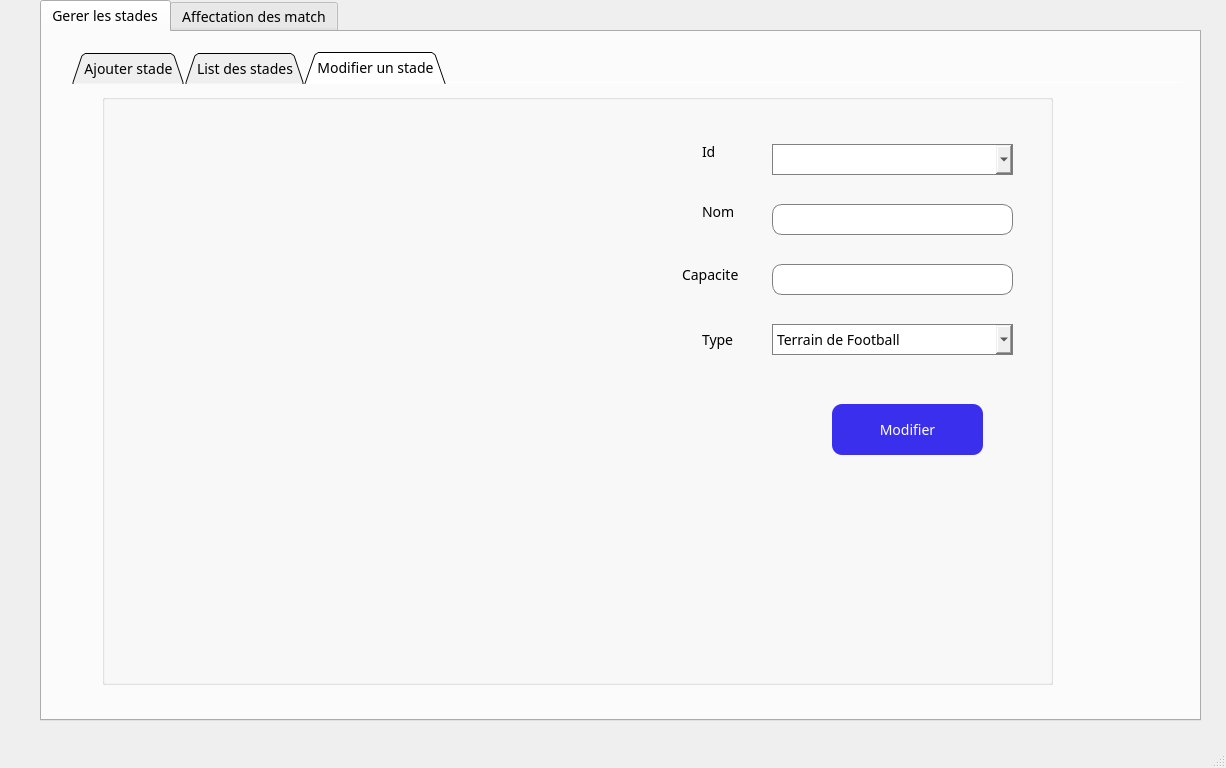
<?xml version="1.0" encoding="UTF-8"?>
<ui version="4.0">
 <class>MainWindow</class>
 <widget class="QMainWindow" name="MainWindow">
  <property name="geometry">
   <rect>
    <x>0</x>
    <y>0</y>
    <width>1226</width>
    <height>768</height>
   </rect>
  </property>
  <property name="windowTitle">
   <string>MainWindow</string>
  </property>
  <widget class="QWidget" name="centralwidget">
   <widget class="QTabWidget" name="tabWidget_2">
    <property name="geometry">
     <rect>
      <x>40</x>
      <y>0</y>
      <width>1161</width>
      <height>721</height>
     </rect>
    </property>
    <property name="styleSheet">
     <string notr="true">font-family: poppins; sans serif;
font-size: 14px;
</string>
    </property>
    <property name="currentIndex">
     <number>0</number>
    </property>
    <widget class="QWidget" name="tab_5">
     <attribute name="title">
      <string>Gerer les stades</string>
     </attribute>
     <widget class="QTabWidget" name="tabWidget">
      <property name="geometry">
       <rect>
        <x>30</x>
        <y>20</y>
        <width>1111</width>
        <height>661</height>
       </rect>
      </property>
      <property name="styleSheet">
       <string notr="true"/>
      </property>
      <property name="tabPosition">
       <enum>QTabWidget::North</enum>
      </property>
      <property name="tabShape">
       <enum>QTabWidget::Triangular</enum>
      </property>
      <property name="currentIndex">
       <number>2</number>
      </property>
      <property name="elideMode">
       <enum>Qt::ElideNone</enum>
      </property>
      <property name="documentMode">
       <bool>true</bool>
      </property>
      <property name="tabsClosable">
       <bool>false</bool>
      </property>
      <property name="movable">
       <bool>true</bool>
      </property>
      <property name="tabBarAutoHide">
       <bool>true</bool>
      </property>
      <widget class="QWidget" name="tab">
       <attribute name="title">
        <string>Ajouter stade</string>
       </attribute>
       <widget class="QGroupBox" name="groupBox">
        <property name="geometry">
         <rect>
          <x>20</x>
          <y>10</y>
          <width>991</width>
          <height>571</height>
         </rect>
        </property>
        <property name="styleSheet">
         <string notr="true">border-top-color: rgb(255, 255, 255);</string>
        </property>
        <property name="title">
         <string/>
        </property>
        <widget class="QLabel" name="label">
         <property name="geometry">
          <rect>
           <x>600</x>
           <y>50</y>
           <width>56</width>
           <height>31</height>
          </rect>
         </property>
         <property name="styleSheet">
          <string notr="true">font: 14pt &quot;Bahnschrift&quot;;</string>
         </property>
         <property name="text">
          <string>Id</string>
         </property>
        </widget>
        <widget class="QLabel" name="label_2">
         <property name="geometry">
          <rect>
           <x>600</x>
           <y>100</y>
           <width>56</width>
           <height>31</height>
          </rect>
         </property>
         <property name="styleSheet">
          <string notr="true">font: 14pt &quot;Bahnschrift&quot;;</string>
         </property>
         <property name="text">
          <string>Nom</string>
         </property>
        </widget>
        <widget class="QLabel" name="label_3">
         <property name="geometry">
          <rect>
           <x>570</x>
           <y>150</y>
           <width>91</width>
           <height>31</height>
          </rect>
         </property>
         <property name="styleSheet">
          <string notr="true">font: 14pt &quot;Bahnschrift&quot;;</string>
         </property>
         <property name="text">
          <string>Capacite</string>
         </property>
        </widget>
        <widget class="QLabel" name="label_4">
         <property name="geometry">
          <rect>
           <x>600</x>
           <y>200</y>
           <width>56</width>
           <height>31</height>
          </rect>
         </property>
         <property name="styleSheet">
          <string notr="true">font: 14pt &quot;Bahnschrift&quot;;</string>
         </property>
         <property name="text">
          <string>Type</string>
         </property>
        </widget>
        <widget class="QLineEdit" name="lineEdit_id">
         <property name="geometry">
          <rect>
           <x>670</x>
           <y>50</y>
           <width>251</width>
           <height>31</height>
          </rect>
         </property>
         <property name="styleSheet">
          <string notr="true">border: 1px solid gray;
border-radius: 10px;
font: 10pt &quot;Bahnschrift&quot;;</string>
         </property>
         <property name="text">
          <string/>
         </property>
        </widget>
        <widget class="QLineEdit" name="lineEdit_nom">
         <property name="geometry">
          <rect>
           <x>670</x>
           <y>100</y>
           <width>251</width>
           <height>31</height>
          </rect>
         </property>
         <property name="styleSheet">
          <string notr="true">border: 1px solid gray;
border-radius: 10px;
font: 10pt &quot;Bahnschrift&quot;;</string>
         </property>
        </widget>
        <widget class="QLineEdit" name="lineEdit_capacite">
         <property name="geometry">
          <rect>
           <x>670</x>
           <y>150</y>
           <width>251</width>
           <height>31</height>
          </rect>
         </property>
         <property name="styleSheet">
          <string notr="true">border: 1px solid gray;
border-radius: 10px;
font: 10pt &quot;Bahnschrift&quot;;</string>
         </property>
        </widget>
        <widget class="QPushButton" name="pb_ajouter">
         <property name="geometry">
          <rect>
           <x>770</x>
           <y>300</y>
           <width>151</width>
           <height>51</height>
          </rect>
         </property>
         <property name="styleSheet">
          <string notr="true">color: #fff;
background-color: #392fed; border: none;
border-radius: 10px;
icon-size: 30px;
font: 14pt &quot;Bahnschrift&quot;;</string>
         </property>
         <property name="text">
          <string>  Ajouter</string>
         </property>
         <property name="icon">
          <iconset>
           <normaloff>../../../Downloads/plus.png</normaloff>../../../Downloads/plus.png</iconset>
         </property>
         <property name="checkable">
          <bool>false</bool>
         </property>
        </widget>
        <widget class="QComboBox" name="comboBox">
         <property name="geometry">
          <rect>
           <x>670</x>
           <y>210</y>
           <width>251</width>
           <height>31</height>
          </rect>
         </property>
         <property name="styleSheet">
          <string notr="true">border: 1px solid gray;
font: 10pt &quot;Bahnschrift&quot;;</string>
         </property>
         <item>
          <property name="text">
           <string>Terrain de Football</string>
          </property>
         </item>
         <item>
          <property name="text">
           <string>Terrain de Handball</string>
          </property>
         </item>
        </widget>
        <widget class="QLabel" name="label_14">
         <property name="geometry">
          <rect>
           <x>-340</x>
           <y>0</y>
           <width>1391</width>
           <height>651</height>
          </rect>
         </property>
         <property name="text">
          <string/>
         </property>
         <property name="pixmap">
          <pixmap>../../l.png</pixmap>
         </property>
        </widget>
        <zorder>label_14</zorder>
        <zorder>label</zorder>
        <zorder>label_2</zorder>
        <zorder>label_3</zorder>
        <zorder>label_4</zorder>
        <zorder>lineEdit_id</zorder>
        <zorder>lineEdit_nom</zorder>
        <zorder>lineEdit_capacite</zorder>
        <zorder>pb_ajouter</zorder>
        <zorder>comboBox</zorder>
       </widget>
      </widget>
      <widget class="QWidget" name="tab_2">
       <attribute name="title">
        <string>List des stades</string>
       </attribute>
       <widget class="QTableView" name="tab_stade">
        <property name="geometry">
         <rect>
          <x>30</x>
          <y>240</y>
          <width>1061</width>
          <height>371</height>
         </rect>
        </property>
        <property name="font">
         <font>
          <family>poppins</family>
          <pointsize>-1</pointsize>
          <underline>false</underline>
         </font>
        </property>
        <property name="styleSheet">
         <string notr="true"/>
        </property>
       </widget>
       <widget class="QPushButton" name="pushButton">
        <property name="geometry">
         <rect>
          <x>950</x>
          <y>60</y>
          <width>131</width>
          <height>41</height>
         </rect>
        </property>
        <property name="styleSheet">
         <string notr="true">icon-size: 30px;
color: rgb(181, 74, 83);
border: 1px solid gray;
border-radius: 10px;
font: 10pt &quot;Bahnschrift&quot;;

</string>
        </property>
        <property name="text">
         <string>Supprimer</string>
        </property>
        <property name="icon">
         <iconset>
          <normaloff>../../iconsu.png</normaloff>../../iconsu.png</iconset>
        </property>
       </widget>
       <widget class="QLabel" name="label_6">
        <property name="geometry">
         <rect>
          <x>810</x>
          <y>70</y>
          <width>20</width>
          <height>20</height>
         </rect>
        </property>
        <property name="styleSheet">
         <string notr="true">background-color: rgb(214, 214, 214);
font: 10pt &quot;Bahnschrift&quot;;</string>
        </property>
        <property name="text">
         <string>Id</string>
        </property>
       </widget>
       <widget class="QRadioButton" name="radioButton">
        <property name="geometry">
         <rect>
          <x>130</x>
          <y>160</y>
          <width>161</width>
          <height>20</height>
         </rect>
        </property>
        <property name="font">
         <font>
          <family>Bahnschrift</family>
          <pointsize>10</pointsize>
          <weight>50</weight>
          <italic>false</italic>
          <bold>false</bold>
         </font>
        </property>
        <property name="cursor">
         <cursorShape>ArrowCursor</cursorShape>
        </property>
        <property name="styleSheet">
         <string notr="true">background-color: rgb(214, 214, 214);
border: none;
font: 10pt;
font: 10pt &quot;Bahnschrift&quot;;</string>
        </property>
        <property name="text">
         <string>trier par capacité</string>
        </property>
       </widget>
       <widget class="QRadioButton" name="radioButton_2">
        <property name="geometry">
         <rect>
          <x>300</x>
          <y>160</y>
          <width>91</width>
          <height>21</height>
         </rect>
        </property>
        <property name="styleSheet">
         <string notr="true">background-color: rgb(214, 214, 214);
border: none;
font: 10pt;
font: 10pt &quot;Bahnschrift&quot;;</string>
        </property>
        <property name="text">
         <string>A-&gt;Z</string>
        </property>
       </widget>
       <widget class="QLabel" name="label_7">
        <property name="geometry">
         <rect>
          <x>50</x>
          <y>160</y>
          <width>61</width>
          <height>21</height>
         </rect>
        </property>
        <property name="font">
         <font>
          <family>Bahnschrift</family>
          <pointsize>15</pointsize>
          <weight>50</weight>
          <italic>false</italic>
          <bold>false</bold>
          <underline>false</underline>
          <strikeout>false</strikeout>
          <kerning>true</kerning>
         </font>
        </property>
        <property name="styleSheet">
         <string notr="true">background-color: rgb(214, 214, 214);
border: none;
font: 15pt &quot;Bahnschrift&quot;;</string>
        </property>
        <property name="text">
         <string>Trier</string>
        </property>
        <property name="textFormat">
         <enum>Qt::AutoText</enum>
        </property>
       </widget>
       <widget class="QLineEdit" name="lineEdit_nom_3">
        <property name="geometry">
         <rect>
          <x>50</x>
          <y>60</y>
          <width>181</width>
          <height>41</height>
         </rect>
        </property>
        <property name="styleSheet">
         <string notr="true">border: 1px solid gray;
border-radius: 10px;</string>
        </property>
        <property name="placeholderText">
         <string>Nom</string>
        </property>
       </widget>
       <widget class="QLineEdit" name="lineEdit_capacite_3">
        <property name="geometry">
         <rect>
          <x>250</x>
          <y>60</y>
          <width>241</width>
          <height>41</height>
         </rect>
        </property>
        <property name="styleSheet">
         <string notr="true">border: 1px solid gray;
border-radius: 10px;</string>
        </property>
        <property name="placeholderText">
         <string>Capacite</string>
        </property>
       </widget>
       <widget class="QPushButton" name="pushButton_4">
        <property name="geometry">
         <rect>
          <x>520</x>
          <y>60</y>
          <width>131</width>
          <height>41</height>
         </rect>
        </property>
        <property name="styleSheet">
         <string notr="true">icon-size: 20px;
color: #fff;
background-color: #08976d; border: none;
border-radius: 10px;
font: 10pt &quot;Bahnschrift&quot;;</string>
        </property>
        <property name="text">
         <string>Recherche </string>
        </property>
        <property name="icon">
         <iconset>
          <normaloff>../../../Downloads/search-interface-symbol (1).png</normaloff>../../../Downloads/search-interface-symbol (1).png</iconset>
        </property>
       </widget>
       <widget class="QPushButton" name="pushButton_2">
        <property name="geometry">
         <rect>
          <x>650</x>
          <y>60</y>
          <width>51</width>
          <height>41</height>
         </rect>
        </property>
        <property name="styleSheet">
         <string notr="true">icon-size: 30px;
background-color: rgb(214, 214, 214);
 border: none;</string>
        </property>
        <property name="text">
         <string/>
        </property>
        <property name="icon">
         <iconset>
          <normaloff>../../iconsu.png</normaloff>../../iconsu.png</iconset>
        </property>
       </widget>
       <widget class="QComboBox" name="comboBox_4">
        <property name="geometry">
         <rect>
          <x>840</x>
          <y>70</y>
          <width>101</width>
          <height>22</height>
         </rect>
        </property>
        <property name="styleSheet">
         <string notr="true">border: 1px solid gray;
font: 10pt &quot;Bahnschrift&quot;;</string>
        </property>
       </widget>
       <widget class="QLabel" name="label_5">
        <property name="geometry">
         <rect>
          <x>30</x>
          <y>20</y>
          <width>741</width>
          <height>111</height>
         </rect>
        </property>
        <property name="styleSheet">
         <string notr="true">background-color: rgb(214, 214, 214);
border-radius: 10px;</string>
        </property>
        <property name="text">
         <string/>
        </property>
       </widget>
       <widget class="QLabel" name="label_12">
        <property name="geometry">
         <rect>
          <x>780</x>
          <y>20</y>
          <width>321</width>
          <height>111</height>
         </rect>
        </property>
        <property name="styleSheet">
         <string notr="true">background-color: rgb(214, 214, 214);
border-radius: 10px;</string>
        </property>
        <property name="text">
         <string/>
        </property>
       </widget>
       <widget class="QLabel" name="label_13">
        <property name="geometry">
         <rect>
          <x>30</x>
          <y>150</y>
          <width>401</width>
          <height>41</height>
         </rect>
        </property>
        <property name="styleSheet">
         <string notr="true">background-color: rgb(214, 214, 214);
border-radius: 10px;</string>
        </property>
        <property name="text">
         <string/>
        </property>
       </widget>
       <widget class="QLabel" name="label_15">
        <property name="geometry">
         <rect>
          <x>440</x>
          <y>190</y>
          <width>241</width>
          <height>41</height>
         </rect>
        </property>
        <property name="font">
         <font>
          <family>Bahnschrift</family>
          <pointsize>20</pointsize>
          <weight>50</weight>
          <italic>false</italic>
          <bold>false</bold>
          <underline>false</underline>
          <strikeout>false</strikeout>
          <kerning>true</kerning>
         </font>
        </property>
        <property name="styleSheet">
         <string notr="true">border: none;
font: 20pt &quot;Palatino Linotype&quot;;
font: 20pt &quot;Bahnschrift&quot;;</string>
        </property>
        <property name="text">
         <string>Liste des  Stades</string>
        </property>
        <property name="textFormat">
         <enum>Qt::AutoText</enum>
        </property>
       </widget>
       <widget class="QLabel" name="label_20">
        <property name="geometry">
         <rect>
          <x>-470</x>
          <y>0</y>
          <width>1611</width>
          <height>651</height>
         </rect>
        </property>
        <property name="text">
         <string/>
        </property>
        <property name="pixmap">
         <pixmap>../../l.png</pixmap>
        </property>
       </widget>
       <zorder>label_20</zorder>
       <zorder>tab_stade</zorder>
       <zorder>label_5</zorder>
       <zorder>lineEdit_capacite_3</zorder>
       <zorder>lineEdit_nom_3</zorder>
       <zorder>pushButton_4</zorder>
       <zorder>pushButton_2</zorder>
       <zorder>label_12</zorder>
       <zorder>comboBox_4</zorder>
       <zorder>label_6</zorder>
       <zorder>pushButton</zorder>
       <zorder>label_13</zorder>
       <zorder>radioButton_2</zorder>
       <zorder>radioButton</zorder>
       <zorder>label_7</zorder>
       <zorder>label_15</zorder>
      </widget>
      <widget class="QWidget" name="tab_3">
       <attribute name="title">
        <string>Modifier un stade</string>
       </attribute>
       <widget class="QGroupBox" name="groupBox_2">
        <property name="geometry">
         <rect>
          <x>30</x>
          <y>10</y>
          <width>951</width>
          <height>591</height>
         </rect>
        </property>
        <property name="styleSheet">
         <string notr="true">border-top-color: rgb(255, 255, 255);</string>
        </property>
        <property name="title">
         <string/>
        </property>
        <widget class="QLabel" name="label_8">
         <property name="geometry">
          <rect>
           <x>600</x>
           <y>50</y>
           <width>56</width>
           <height>16</height>
          </rect>
         </property>
         <property name="styleSheet">
          <string notr="true">font: 14pt &quot;Bahnschrift&quot;;</string>
         </property>
         <property name="text">
          <string>Id</string>
         </property>
        </widget>
        <widget class="QLabel" name="label_9">
         <property name="geometry">
          <rect>
           <x>600</x>
           <y>110</y>
           <width>56</width>
           <height>16</height>
          </rect>
         </property>
         <property name="styleSheet">
          <string notr="true">font: 14pt &quot;Bahnschrift&quot;;</string>
         </property>
         <property name="text">
          <string>Nom</string>
         </property>
        </widget>
        <widget class="QLabel" name="label_10">
         <property name="geometry">
          <rect>
           <x>580</x>
           <y>170</y>
           <width>91</width>
           <height>21</height>
          </rect>
         </property>
         <property name="styleSheet">
          <string notr="true">font: 14pt &quot;Bahnschrift&quot;;</string>
         </property>
         <property name="text">
          <string>Capacite</string>
         </property>
        </widget>
        <widget class="QLabel" name="label_11">
         <property name="geometry">
          <rect>
           <x>600</x>
           <y>230</y>
           <width>56</width>
           <height>31</height>
          </rect>
         </property>
         <property name="styleSheet">
          <string notr="true">font: 14pt &quot;Bahnschrift&quot;;</string>
         </property>
         <property name="text">
          <string>Type</string>
         </property>
        </widget>
        <widget class="QLineEdit" name="lineEdit_nom_2">
         <property name="geometry">
          <rect>
           <x>670</x>
           <y>110</y>
           <width>241</width>
           <height>31</height>
          </rect>
         </property>
         <property name="styleSheet">
          <string notr="true">border: 1px solid gray;
border-radius: 10px;
font: 10pt &quot;Bahnschrift&quot;;</string>
         </property>
        </widget>
        <widget class="QLineEdit" name="lineEdit_capacite_2">
         <property name="geometry">
          <rect>
           <x>670</x>
           <y>170</y>
           <width>241</width>
           <height>31</height>
          </rect>
         </property>
         <property name="styleSheet">
          <string notr="true">border: 1px solid gray;
border-radius: 10px;
font: 10pt &quot;Bahnschrift&quot;;</string>
         </property>
        </widget>
        <widget class="QComboBox" name="comboBox_2">
         <property name="geometry">
          <rect>
           <x>670</x>
           <y>230</y>
           <width>241</width>
           <height>31</height>
          </rect>
         </property>
         <property name="styleSheet">
          <string notr="true">border: 1px solid gray;
font: 10pt &quot;Bahnschrift&quot;;
</string>
         </property>
         <item>
          <property name="text">
           <string>Terrain de Football</string>
          </property>
         </item>
         <item>
          <property name="text">
           <string>Terrain de Handball</string>
          </property>
         </item>
        </widget>
        <widget class="QPushButton" name="pb_modifier">
         <property name="geometry">
          <rect>
           <x>730</x>
           <y>310</y>
           <width>151</width>
           <height>51</height>
          </rect>
         </property>
         <property name="font">
          <font>
           <family>Bahnschrift</family>
           <pointsize>14</pointsize>
           <weight>50</weight>
           <italic>false</italic>
           <bold>false</bold>
          </font>
         </property>
         <property name="styleSheet">
          <string notr="true">color: #fff;
background-color: #392fed; border: none;
border-radius: 10px;
icon-size: 20px;
font: 14pt &quot;Bahnschrift&quot;;</string>
         </property>
         <property name="text">
          <string>Modifier</string>
         </property>
         <property name="icon">
          <iconset>
           <normaloff>../../../Downloads/editer.png</normaloff>../../../Downloads/editer.png</iconset>
         </property>
        </widget>
        <widget class="QComboBox" name="comboBox_3">
         <property name="geometry">
          <rect>
           <x>670</x>
           <y>50</y>
           <width>241</width>
           <height>31</height>
          </rect>
         </property>
         <property name="styleSheet">
          <string notr="true">border: 1px solid gray;
font: 10pt &quot;Bahnschrift&quot;;</string>
         </property>
        </widget>
        <widget class="QLabel" name="label_19">
         <property name="geometry">
          <rect>
           <x>-320</x>
           <y>0</y>
           <width>1391</width>
           <height>651</height>
          </rect>
         </property>
         <property name="text">
          <string/>
         </property>
         <property name="pixmap">
          <pixmap>../../l.png</pixmap>
         </property>
        </widget>
        <zorder>label_19</zorder>
        <zorder>label_8</zorder>
        <zorder>label_9</zorder>
        <zorder>label_10</zorder>
        <zorder>label_11</zorder>
        <zorder>lineEdit_nom_2</zorder>
        <zorder>lineEdit_capacite_2</zorder>
        <zorder>comboBox_2</zorder>
        <zorder>pb_modifier</zorder>
        <zorder>comboBox_3</zorder>
       </widget>
      </widget>
     </widget>
    </widget>
    <widget class="QWidget" name="tab_6">
     <attribute name="title">
      <string>Affectation des match</string>
     </attribute>
     <widget class="QTabWidget" name="tabWidget_3">
      <property name="geometry">
       <rect>
        <x>100</x>
        <y>50</y>
        <width>1001</width>
        <height>601</height>
       </rect>
      </property>
      <widget class="QWidget" name="tab_8">
       <attribute name="title">
        <string>Match</string>
       </attribute>
       <widget class="QLabel" name="label_16">
        <property name="geometry">
         <rect>
          <x>40</x>
          <y>100</y>
          <width>91</width>
          <height>20</height>
         </rect>
        </property>
        <property name="text">
         <string>id jeux</string>
        </property>
       </widget>
       <widget class="QDateTimeEdit" name="dateTimeEdit">
        <property name="geometry">
         <rect>
          <x>190</x>
          <y>140</y>
          <width>181</width>
          <height>22</height>
         </rect>
        </property>
       </widget>
       <widget class="QLabel" name="label_17">
        <property name="geometry">
         <rect>
          <x>40</x>
          <y>140</y>
          <width>91</width>
          <height>20</height>
         </rect>
        </property>
        <property name="text">
         <string>date de match</string>
        </property>
       </widget>
       <widget class="QLabel" name="label_18">
        <property name="geometry">
         <rect>
          <x>40</x>
          <y>60</y>
          <width>141</width>
          <height>20</height>
         </rect>
        </property>
        <property name="text">
         <string>id stade</string>
        </property>
       </widget>
       <widget class="QComboBox" name="comboBox_stadeaff">
        <property name="geometry">
         <rect>
          <x>190</x>
          <y>60</y>
          <width>73</width>
          <height>22</height>
         </rect>
        </property>
       </widget>
       <widget class="QComboBox" name="comboBox_jeuxaff">
        <property name="geometry">
         <rect>
          <x>190</x>
          <y>100</y>
          <width>73</width>
          <height>22</height>
         </rect>
        </property>
       </widget>
       <widget class="QPushButton" name="pb_affecterevent">
        <property name="geometry">
         <rect>
          <x>330</x>
          <y>200</y>
          <width>93</width>
          <height>28</height>
         </rect>
        </property>
        <property name="text">
         <string>Affecter event</string>
        </property>
       </widget>
       <widget class="QTableView" name="tableView_affectation">
        <property name="geometry">
         <rect>
          <x>40</x>
          <y>280</y>
          <width>551</width>
          <height>192</height>
         </rect>
        </property>
       </widget>
      </widget>
     </widget>
    </widget>
   </widget>
  </widget>
  <widget class="QMenuBar" name="menubar">
   <property name="geometry">
    <rect>
     <x>0</x>
     <y>0</y>
     <width>1226</width>
     <height>26</height>
    </rect>
   </property>
  </widget>
  <widget class="QStatusBar" name="statusbar"/>
 </widget>
 <resources/>
 <connections/>
</ui>
